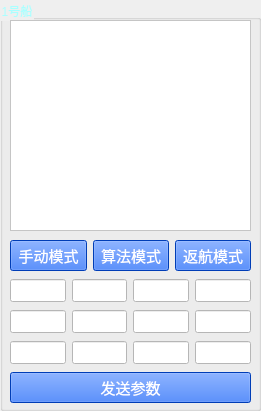
   <widget class="QGroupBox" name="groupBox_2">
    <property name="geometry">
     <rect>
      <x>280</x>
      <y>10</y>
      <width>261</width>
      <height>411</height>
     </rect>
    </property>
    <property name="styleSheet">
     <string notr="true">color: rgb(170, 255, 255);</string>
    </property>
    <property name="title">
     <string>1号船</string>
    </property>
    <widget class="QTextBrowser" name="text_1">
     <property name="geometry">
      <rect>
       <x>10</x>
       <y>20</y>
       <width>241</width>
       <height>211</height>
      </rect>
     </property>
     <property name="font">
      <font>
       <family>黑体</family>
       <pointsize>8</pointsize>
      </font>
     </property>
     <property name="styleSheet">
      <string notr="true">background-color: rgb(255, 255, 255);
color: rgb(0, 0, 0);</string>
     </property>
    </widget>
    <widget class="QWidget" name="layoutWidget">
     <property name="geometry">
      <rect>
       <x>10</x>
       <y>238</y>
       <width>241</width>
       <height>169</height>
      </rect>
     </property>
     <layout class="QVBoxLayout" name="verticalLayout_2">
      <item>
       <layout class="QHBoxLayout" name="horizontalLayout_5">
        <item>
         <widget class="QPushButton" name="manul_1">
          <property name="font">
           <font>
            <family>黑体</family>
            <pointsize>11</pointsize>
           </font>
          </property>
          <property name="styleSheet">
           <string notr="true">color: rgb(255, 255, 255);
background-color: rgb(0, 85, 255);</string>
          </property>
          <property name="text">
           <string>手动模式</string>
          </property>
         </widget>
        </item>
        <item>
         <widget class="QPushButton" name="guided_1">
          <property name="font">
           <font>
            <family>黑体</family>
            <pointsize>11</pointsize>
           </font>
          </property>
          <property name="styleSheet">
           <string notr="true">color: rgb(255, 255, 255);
background-color: rgb(0, 85, 255);</string>
          </property>
          <property name="text">
           <string>算法模式</string>
          </property>
         </widget>
        </item>
        <item>
         <widget class="QPushButton" name="RTL_1">
          <property name="font">
           <font>
            <family>黑体</family>
            <pointsize>11</pointsize>
           </font>
          </property>
          <property name="styleSheet">
           <string notr="true">color: rgb(255, 255, 255);
background-color: rgb(0, 85, 255);</string>
          </property>
          <property name="text">
           <string>返航模式</string>
          </property>
         </widget>
        </item>
       </layout>
      </item>
      <item>
       <layout class="QHBoxLayout" name="horizontalLayout_6">
        <item>
         <widget class="QLineEdit" name="pa0_1">
          <property name="font">
           <font>
            <family>Times New Roman</family>
            <pointsize>10</pointsize>
            <weight>75</weight>
            <bold>true</bold>
           </font>
          </property>
          <property name="styleSheet">
           <string notr="true">background-color: rgb(255, 255, 255);
color: rgb(0, 0, 0);</string>
          </property>
         </widget>
        </item>
        <item>
         <widget class="QLineEdit" name="pa1_1">
          <property name="font">
           <font>
            <family>Times New Roman</family>
            <pointsize>10</pointsize>
            <weight>75</weight>
            <bold>true</bold>
           </font>
          </property>
          <property name="styleSheet">
           <string notr="true">background-color: rgb(255, 255, 255);
color: rgb(0, 0, 0);</string>
          </property>
         </widget>
        </item>
        <item>
         <widget class="QLineEdit" name="pa2_1">
          <property name="font">
           <font>
            <family>Times New Roman</family>
            <pointsize>10</pointsize>
            <weight>75</weight>
            <bold>true</bold>
           </font>
          </property>
          <property name="styleSheet">
           <string notr="true">background-color: rgb(255, 255, 255);
color: rgb(0, 0, 0);</string>
          </property>
         </widget>
        </item>
        <item>
         <widget class="QLineEdit" name="pa3_1">
          <property name="font">
           <font>
            <family>Times New Roman</family>
            <pointsize>10</pointsize>
            <weight>75</weight>
            <bold>true</bold>
           </font>
          </property>
          <property name="styleSheet">
           <string notr="true">background-color: rgb(255, 255, 255);
color: rgb(0, 0, 0);</string>
          </property>
         </widget>
        </item>
       </layout>
      </item>
      <item>
       <layout class="QHBoxLayout" name="horizontalLayout_7">
        <item>
         <widget class="QLineEdit" name="pa4_1">
          <property name="font">
           <font>
            <family>Times New Roman</family>
            <pointsize>10</pointsize>
            <weight>75</weight>
            <bold>true</bold>
           </font>
          </property>
          <property name="styleSheet">
           <string notr="true">background-color: rgb(255, 255, 255);
color: rgb(0, 0, 0);</string>
          </property>
         </widget>
        </item>
        <item>
         <widget class="QLineEdit" name="pa5_1">
          <property name="font">
           <font>
            <family>Times New Roman</family>
            <pointsize>10</pointsize>
            <weight>75</weight>
            <bold>true</bold>
           </font>
          </property>
          <property name="styleSheet">
           <string notr="true">background-color: rgb(255, 255, 255);
color: rgb(0, 0, 0);</string>
          </property>
         </widget>
        </item>
        <item>
         <widget class="QLineEdit" name="pa6_1">
          <property name="font">
           <font>
            <family>Times New Roman</family>
            <pointsize>10</pointsize>
            <weight>75</weight>
            <bold>true</bold>
           </font>
          </property>
          <property name="styleSheet">
           <string notr="true">background-color: rgb(255, 255, 255);
color: rgb(0, 0, 0);</string>
          </property>
         </widget>
        </item>
        <item>
         <widget class="QLineEdit" name="pa7_1">
          <property name="font">
           <font>
            <family>Times New Roman</family>
            <pointsize>10</pointsize>
            <weight>75</weight>
            <bold>true</bold>
           </font>
          </property>
          <property name="styleSheet">
           <string notr="true">background-color: rgb(255, 255, 255);
color: rgb(0, 0, 0);</string>
          </property>
         </widget>
        </item>
       </layout>
      </item>
      <item>
       <layout class="QHBoxLayout" name="horizontalLayout_8">
        <item>
         <widget class="QLineEdit" name="pa8_1">
          <property name="font">
           <font>
            <family>Times New Roman</family>
            <pointsize>10</pointsize>
            <weight>75</weight>
            <bold>true</bold>
           </font>
          </property>
          <property name="styleSheet">
           <string notr="true">background-color: rgb(255, 255, 255);
color: rgb(0, 0, 0);</string>
          </property>
         </widget>
        </item>
        <item>
         <widget class="QLineEdit" name="pa9_1">
          <property name="font">
           <font>
            <family>Times New Roman</family>
            <pointsize>10</pointsize>
            <weight>75</weight>
            <bold>true</bold>
           </font>
          </property>
          <property name="styleSheet">
           <string notr="true">background-color: rgb(255, 255, 255);
color: rgb(0, 0, 0);</string>
          </property>
         </widget>
        </item>
        <item>
         <widget class="QLineEdit" name="pa10_1">
          <property name="font">
           <font>
            <family>Times New Roman</family>
            <pointsize>10</pointsize>
            <weight>75</weight>
            <bold>true</bold>
           </font>
          </property>
          <property name="styleSheet">
           <string notr="true">background-color: rgb(255, 255, 255);
color: rgb(0, 0, 0);</string>
          </property>
         </widget>
        </item>
        <item>
         <widget class="QLineEdit" name="pa11_1">
          <property name="font">
           <font>
            <family>Times New Roman</family>
            <pointsize>10</pointsize>
            <weight>75</weight>
            <bold>true</bold>
           </font>
          </property>
          <property name="styleSheet">
           <string notr="true">background-color: rgb(255, 255, 255);
color: rgb(0, 0, 0);</string>
          </property>
         </widget>
        </item>
       </layout>
      </item>
      <item>
       <widget class="QPushButton" name="set_1">
        <property name="font">
         <font>
          <family>黑体</family>
          <pointsize>11</pointsize>
         </font>
        </property>
        <property name="styleSheet">
         <string notr="true">color: rgb(255, 255, 255);
background-color: rgb(0, 85, 255);</string>
        </property>
        <property name="text">
         <string>发送参数</string>
        </property>
       </widget>
      </item>
     </layout>
    </widget>
   </widget>
